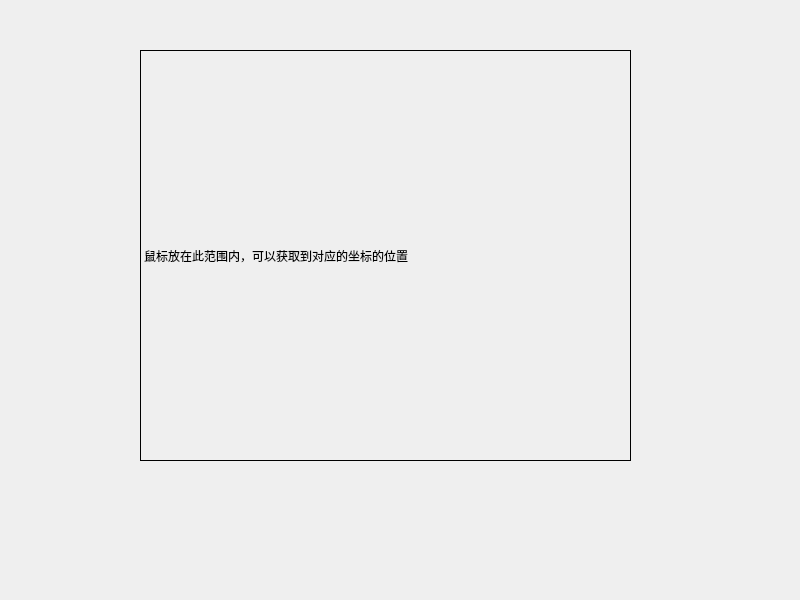
<?xml version="1.0" encoding="UTF-8"?>
<ui version="4.0">
 <class>Widget</class>
 <widget class="QWidget" name="Widget">
  <property name="geometry">
   <rect>
    <x>0</x>
    <y>0</y>
    <width>800</width>
    <height>600</height>
   </rect>
  </property>
  <property name="windowTitle">
   <string>Widget</string>
  </property>
  <widget class="Label" name="label">
   <property name="geometry">
    <rect>
     <x>140</x>
     <y>50</y>
     <width>491</width>
     <height>411</height>
    </rect>
   </property>
   <property name="frameShape">
    <enum>QFrame::Box</enum>
   </property>
   <property name="text">
    <string>鼠标放在此范围内，可以获取到对应的坐标的位置</string>
   </property>
  </widget>
 </widget>
 <customwidgets>
  <customwidget>
   <class>Label</class>
   <extends>QLabel</extends>
   <header>label.h</header>
  </customwidget>
 </customwidgets>
 <resources/>
 <connections/>
</ui>
